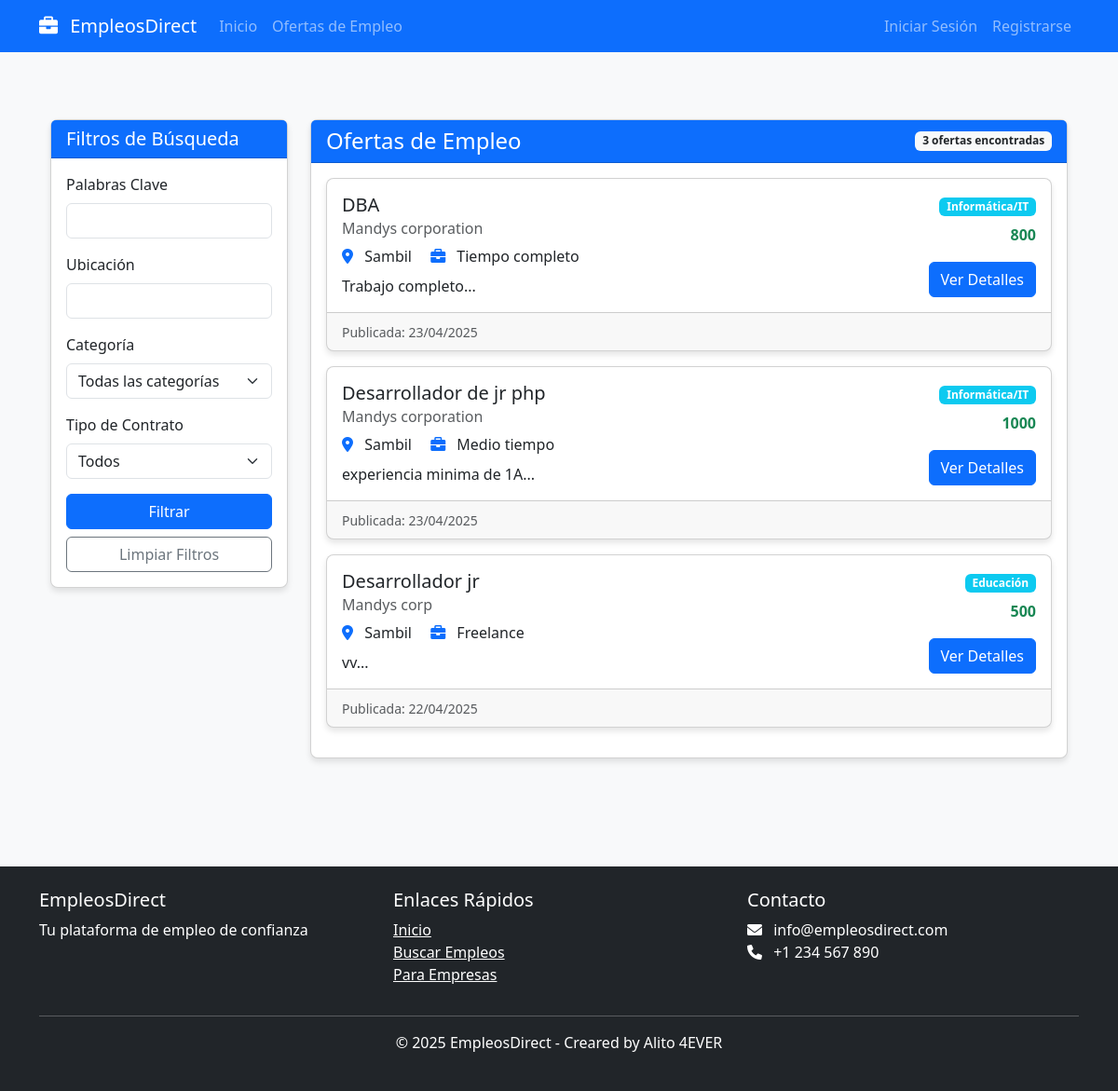
Screenshot of /ofertas.php with the database file from the repository.
### tables this page shows
CREATE TABLE `ofertas` (
  `id` int(11) NOT NULL,
  `empresa_id` int(11) NOT NULL,
  `titulo` varchar(150) NOT NULL,
  `descripcion` text NOT NULL,
  `requisitos` text NOT NULL,
  `fecha_publicacion` timestamp NOT NULL DEFAULT current_timestamp(),
  `estado` enum('activa','cerrada') DEFAULT 'activa',
  `categoria_id` int(11) DEFAULT 1,
  `tipo_contrato` varchar(50) DEFAULT 'Tiempo completo',
  `ubicacion` varchar(100) DEFAULT '',
  `salario` varchar(100) DEFAULT '',
  `beneficios` text DEFAULT NULL
);

CREATE TABLE `empresas` (
  `id` int(11) NOT NULL,
  `usuario_id` int(11) NOT NULL,
  `nombre` varchar(100) NOT NULL,
  `direccion` text DEFAULT NULL,
  `telefono` varchar(20) DEFAULT NULL,
  `descripcion` text DEFAULT NULL,
  `logo` varchar(255) DEFAULT NULL,
  `sitio_web` varchar(255) DEFAULT NULL
);

CREATE TABLE `categorias` (
  `id` int(11) NOT NULL,
  `nombre` varchar(100) NOT NULL,
  `descripcion` text DEFAULT NULL
);

### includes/functions.php (called while the page is built, shortened)
<?php
function estaAutenticado() {
    return isset($_SESSION['usuario_id']);
}
function formatearFecha($fecha, $formato = 'd-m-Y H:i:s') {
    $timestamp = strtotime($fecha);
    return date($formato, $timestamp);
}
function getOfertasFiltradas($conn, $busqueda = '', $ubicacion = '', $categoria = '', $tipo_contrato = '', $pagina = 1, $por_pagina = 10) {
    $inicio = ($pagina - 1) * $por_pagina;
    $checkTable = $conn->query("SHOW TABLES LIKE 'categorias'");
    $sql = "SELECT o.*, e.nombre AS empresa_nombre, c.nombre AS categoria_nombre
            FROM ofertas o
            INNER JOIN empresas e ON o.empresa_id = e.id
            LEFT JOIN categorias c ON o.categoria_id = c.id
            WHERE 1=1";
    $checkColumn = $conn->query("SHOW COLUMNS FROM ofertas LIKE 'estado'");
    if ($checkColumn->num_rows > 0) {
        $sql .= " AND o.estado = 'activa'";
    }
    $params = [];
    $types = "";
    $checkColumn = $conn->query("SHOW COLUMNS FROM ofertas LIKE 'ubicacion'");
    $checkColumn = $conn->query("SHOW COLUMNS FROM ofertas LIKE 'tipo_contrato'");
    $sql .= " ORDER BY o.fecha_publicacion DESC LIMIT ?, ?";
    $params[] = $inicio;
    $params[] = $por_pagina;
    $types .= "ii";
    $stmt = $conn->prepare($sql);
    if (!empty($params)) {
        $stmt->bind_param($types, ...$params);
    }
    $stmt->execute();
    $result = $stmt->get_result();
    $ofertas = [];
    if ($result && $result->num_rows > 0) {
        while ($row = $result->fetch_assoc()) {
            $ofertas[] = $row;
        }
    }
    return $ofertas;
}
function getTotalOfertasFiltradas($conn, $busqueda = '', $ubicacion = '', $categoria = '', $tipo_contrato = '') {
    $checkTable = $conn->query("SHOW TABLES LIKE 'categorias'");
    $sql = "SELECT COUNT(*) as total
            FROM ofertas o
            INNER JOIN empresas e ON o.empresa_id = e.id
            WHERE 1=1";
    $checkColumn = $conn->query("SHOW COLUMNS FROM ofertas LIKE 'estado'");
    if ($checkColumn->num_rows > 0) {
        $sql .= " AND o.estado = 'activa'";
    }
    $checkColumn = $conn->query("SHOW COLUMNS FROM ofertas LIKE 'ubicacion'");
    $checkColumn = $conn->query("SHOW COLUMNS FROM ofertas LIKE 'tipo_contrato'");
    $stmt = $conn->prepare($sql);
    $stmt->execute();
    $result = $stmt->get_result();
    $row = $result->fetch_assoc();
    return $row['total'];
}
?>

### ofertas.php (the view, shortened to what this page needs)
<?php
require_once 'includes/functions.php';
$busqueda = isset($_GET['q']) ? sanitizeInput($_GET['q']) : '';
$ubicacion = isset($_GET['ubicacion']) ? sanitizeInput($_GET['ubicacion']) : '';
$categoria = isset($_GET['categoria']) ? sanitizeInput($_GET['categoria']) : '';
$tipo_contrato = isset($_GET['tipo_contrato']) ? sanitizeInput($_GET['tipo_contrato']) : '';
$pagina = isset($_GET['pagina']) ? (int)$_GET['pagina'] : 1;
$ofertas_por_pagina = 10;
$conn = conectarDB();
$ofertas = getOfertasFiltradas($conn, $busqueda, $ubicacion, $categoria, $tipo_contrato, $pagina, $ofertas_por_pagina);
$total_ofertas = getTotalOfertasFiltradas($conn, $busqueda, $ubicacion, $categoria, $tipo_contrato);
include_once 'includes/header.php';
?>
<div class="container my-5">
    <div class="row">
        <div class="col-lg-3">
            <div class="card mb-4">
                <div class="card-header bg-primary text-white">
                    <h5 class="mb-0">Filtros de Búsqueda</h5>
                </div>
                <div class="card-body">
                    <form action="ofertas.php" method="GET">
                        <div class="mb-3">
                            <label for="q" class="form-label">Palabras Clave</label>
                            <input type="text" class="form-control" id="q" name="q" value="<?php echo $busqueda; ?>">
                        </div>
                        <div class="mb-3">
                            <label for="ubicacion" class="form-label">Ubicación</label>
                            <input type="text" class="form-control" id="ubicacion" name="ubicacion" value="<?php echo $ubicacion; ?>">
                        </div>
                        <div class="mb-3">
                            <label for="categoria" class="form-label">Categoría</label>
                            <select class="form-select" id="categoria" name="categoria">
                                <option value="">Todas las categorías</option>
                            </select>
                        </div>
                        <div class="mb-3">
                            <label for="tipo_contrato" class="form-label">Tipo de Contrato</label>
                            <select class="form-select" id="tipo_contrato" name="tipo_contrato">
                                <option value="">Todos</option>
                            </select>
                        </div>
                        <div class="d-grid">
                            <button type="submit" class="btn btn-primary">Filtrar</button>
                            <a href="ofertas.php" class="btn btn-outline-secondary mt-2">Limpiar Filtros</a>
                        </div>
                    </form>
                </div>
            </div>
        </div>
        <div class="col-lg-9">
            <div class="card">
                <div class="card-header bg-primary text-white d-flex justify-content-between align-items-center">
                    <h4 class="mb-0">Ofertas de Empleo</h4>
                    <span class="badge bg-light text-dark"><?php echo $total_ofertas; ?> ofertas encontradas</span>
                </div>
                <div class="card-body">
                    <?php if (count($ofertas) > 0): ?>
                        <?php foreach ($ofertas as $oferta): ?>
                            <div class="card mb-3">
                                <div class="card-body">
                                    <div class="row">
                                        <div class="col-md-8">
                                            <h5 class="card-title"><?php echo $oferta['titulo']; ?></h5>
                                            <h6 class="card-subtitle mb-2 text-muted"><?php echo $oferta['empresa_nombre']; ?></h6>
                                            <p class="mb-2">
                                                <i class="fas fa-map-marker-alt text-primary me-2"></i> <?php echo $oferta['ubicacion']; ?>
                                                <span class="ms-3"><i class="fas fa-briefcase text-primary me-2"></i> <?php echo $oferta['tipo_contrato']; ?></span>
                                            </p>
                                            <p class="card-text"><?php echo substr($oferta['descripcion'], 0, 150) . '...'; ?></p>
                                        </div>
                                        <div class="col-md-4 text-end d-flex flex-column justify-content-between">
                                            <div>
                                                <span class="badge bg-info mb-2"><?php echo $oferta['categoria_nombre']; ?></span>
                                                <?php if (!empty($oferta['salario'])): ?>
                                                    <p class="text-success fw-bold mb-2"><?php echo $oferta['salario']; ?></p>
                                                <?php endif; ?>
                                            </div>
                                            <div>
                                                <a href="/plataforma-de-empleos/ofertas/detalle.php?id=<?php echo $oferta['id']; ?>" class="btn btn-primary">Ver Detalles</a>
                                            </div>
                                        </div>
                                    </div>
                                </div>
                                <div class="card-footer text-muted">
                                    <small>Publicada: <?php echo formatearFecha($oferta['fecha_publicacion'], 'd/m/Y'); ?></small>
                                </div>
                            </div>
                        <?php endforeach; ?>
                    <?php endif; ?>
                </div>
            </div>
        </div>
    </div>
</div>
<?php include_once 'includes/footer.php'; ?>

### includes/header.php (shortened to what this page needs)
<?php
require_once __DIR__ . '/functions.php';
?>
<!DOCTYPE html>
<html lang="es">
<head>
    <link href="https://cdn.jsdelivr.net/npm/bootstrap@5.3.0/dist/css/bootstrap.min.css" rel="stylesheet">
    <link rel="stylesheet" href="https://cdnjs.cloudflare.com/ajax/libs/font-awesome/6.0.0/css/all.min.css">
    <link rel="stylesheet" href="/plataforma-de-empleos/assets/css/styles.css">
</head>
<body>
    <header>
        <nav class="navbar navbar-expand-lg navbar-dark bg-primary">
            <div class="container">
                <a class="navbar-brand" href="/plataforma-de-empleos/index.php">
                    <i class="fas fa-briefcase me-2"></i>
                    EmpleosDirect
                </a>
                <div class="collapse navbar-collapse" id="navbarMain">
                    <ul class="navbar-nav me-auto">
                        <li class="nav-item">
                            <a class="nav-link" href="/plataforma-de-empleos/index.php">Inicio</a>
                        </li>
                        <li class="nav-item">
                            <a class="nav-link" href="/plataforma-de-empleos/ofertas.php">Ofertas de Empleo</a>
                        </li>
                    </ul>
                    <ul class="navbar-nav">
                        <?php if (estaAutenticado()): ?>
                            <li class="nav-item dropdown">
                                <a class="nav-link dropdown-toggle" href="#" id="navbarDropdown" role="button" data-bs-toggle="dropdown">
                                    <i class="fas fa-user me-1"></i>
                                    <?= sanitizarHTML($_SESSION['email']) ?>
                                </a>
                                <ul class="dropdown-menu">
                                    <?php if (esCandidato()): ?>
                                        <li><a class="dropdown-item" href="/plataforma-de-empleos/candidatos/index.php">Mi Perfil</a></li>
                                    <?php elseif (esEmpresa()): ?>
                                        <li><a class="dropdown-item" href="/plataforma-de-empleos/empresas/perfil.php">Perfil de Empresa</a></li>
                                    <?php endif; ?>
                                    <li><hr class="dropdown-divider"></li>
                                    <li><a class="dropdown-item" href="/plataforma-de-empleos/logout.php">Cerrar Sesión</a></li>
                                </ul>
                            </li>
                        <?php else: ?>
                            <li class="nav-item">
                                <a class="nav-link" href="/plataforma-de-empleos/login.php">Iniciar Sesión</a>
                            </li>
                            <li class="nav-item">
                                <a class="nav-link" href="/plataforma-de-empleos/registro.php">Registrarse</a>
                            </li>
                        <?php endif; ?>
                    </ul>
                </div>
            </div>
        </nav>
    </header>
    <div class="container mt-4">

### includes/footer.php (shortened to what this page needs)
</div>
    <footer class="bg-dark text-white py-4 mt-5">
        <div class="container">
            <div class="row">
                <div class="col-md-4">
                    <h5>EmpleosDirect</h5>
                    <p>Tu plataforma de empleo de confianza</p>
                </div>
                <div class="col-md-4">
                    <h5>Enlaces Rápidos</h5>
                    <ul class="list-unstyled">
                        <li><a href="/plataforma-de-empleos/index.php" class="text-white">Inicio</a></li>
                        <li><a href="/plataforma-de-empleos/ofertas.php" class="text-white">Buscar Empleos</a></li>
                        <li><a href="/plataforma-de-empleos/empresas/index.php" class="text-white">Para Empresas</a></li>
                    </ul>
                </div>
                <div class="col-md-4">
                    <h5>Contacto</h5>
                    <address>
                        <i class="fas fa-envelope me-2"></i> info@empleosdirect.com<br>
                        <i class="fas fa-phone me-2"></i> +1 234 567 890<br>
                    </address>
                </div>
            </div>
            <hr>
            <div class="text-center">
                <p>&copy; <?= date('Y') ?> EmpleosDirect - Creared by Alito 4EVER</p>
            </div>
        </div>
    </footer>
</body>
</html>

### assets/css/styles.css (style rules this page uses)
body { min-height: 100vh; display: flex; flex-direction: column; background-color: #f8f9fa; }
.container { flex: 1; }
.card { border-radius: 8px; box-shadow: 0 4px 6px rgba(0, 0, 0, 0.1); transition: transform 0.3s ease, box-shadow 0.3s ease; margin-bottom: 20px; }
.card-header { font-weight: bold; background-color: #f8f9fa; }

### rows the page displays
ofertas: titulo "DBA", empresa.nombre "Mandys corporation", ubicacion "Sambil", tipo_contrato "Tiempo completo", descripcion "Trabajo completo", categoria.nombre "Informática/IT", salario "800", fecha_publicacion "23/04/2025"
ofertas: titulo "Desarrollador de jr php", empresa.nombre "Mandys corporation", ubicacion "Sambil", tipo_contrato "Medio tiempo", descripcion "experiencia minima de 1A", categoria.nombre "Informática/IT", salario "1000", fecha_publicacion "23/04/2025"
ofertas: titulo "Desarrollador jr", empresa.nombre "Mandys corp", ubicacion "Sambil", tipo_contrato "Freelance", descripcion "vv", categoria.nombre "Educación", salario "500", fecha_publicacion "22/04/2025"

### other values shown
$total_ofertas "3"
